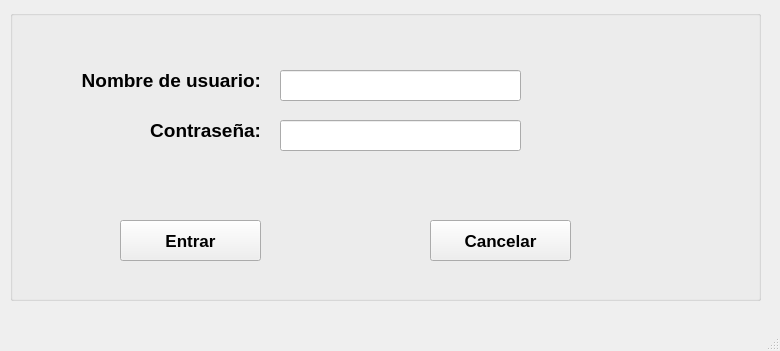
<?xml version="1.0" encoding="UTF-8"?>
<ui version="4.0">
 <class>MainWindow</class>
 <widget class="QMainWindow" name="MainWindow">
  <property name="geometry">
   <rect>
    <x>0</x>
    <y>0</y>
    <width>780</width>
    <height>351</height>
   </rect>
  </property>
  <property name="windowTitle">
   <string>MainWindow</string>
  </property>
  <widget class="QWidget" name="centralwidget">
   <widget class="QGroupBox" name="groupBox">
    <property name="geometry">
     <rect>
      <x>10</x>
      <y>10</y>
      <width>751</width>
      <height>291</height>
     </rect>
    </property>
    <property name="title">
     <string/>
    </property>
    <widget class="QLabel" name="label">
     <property name="geometry">
      <rect>
       <x>60</x>
       <y>50</y>
       <width>191</width>
       <height>41</height>
      </rect>
     </property>
     <property name="font">
      <font>
       <pointsize>14</pointsize>
       <bold>true</bold>
      </font>
     </property>
     <property name="text">
      <string>Nombre de usuario:</string>
     </property>
     <property name="alignment">
      <set>Qt::AlignRight|Qt::AlignTrailing|Qt::AlignVCenter</set>
     </property>
    </widget>
    <widget class="QLabel" name="label_2">
     <property name="geometry">
      <rect>
       <x>80</x>
       <y>100</y>
       <width>171</width>
       <height>41</height>
      </rect>
     </property>
     <property name="font">
      <font>
       <pointsize>14</pointsize>
       <bold>true</bold>
      </font>
     </property>
     <property name="text">
      <string>Contraseña:</string>
     </property>
     <property name="alignment">
      <set>Qt::AlignRight|Qt::AlignTrailing|Qt::AlignVCenter</set>
     </property>
    </widget>
    <widget class="QLineEdit" name="lineEdit_User_Name">
     <property name="geometry">
      <rect>
       <x>270</x>
       <y>60</y>
       <width>241</width>
       <height>31</height>
      </rect>
     </property>
     <property name="font">
      <font>
       <pointsize>12</pointsize>
       <bold>true</bold>
      </font>
     </property>
    </widget>
    <widget class="QLineEdit" name="lineEdit_Password">
     <property name="geometry">
      <rect>
       <x>270</x>
       <y>110</y>
       <width>241</width>
       <height>31</height>
      </rect>
     </property>
     <property name="font">
      <font>
       <pointsize>12</pointsize>
       <bold>true</bold>
      </font>
     </property>
     <property name="echoMode">
      <enum>QLineEdit::Password</enum>
     </property>
    </widget>
    <widget class="QPushButton" name="pushButton_Login">
     <property name="geometry">
      <rect>
       <x>110</x>
       <y>210</y>
       <width>141</width>
       <height>41</height>
      </rect>
     </property>
     <property name="font">
      <font>
       <pointsize>13</pointsize>
       <bold>true</bold>
      </font>
     </property>
     <property name="text">
      <string>Entrar</string>
     </property>
    </widget>
    <widget class="QPushButton" name="pushButton_Cancel">
     <property name="geometry">
      <rect>
       <x>420</x>
       <y>210</y>
       <width>141</width>
       <height>41</height>
      </rect>
     </property>
     <property name="font">
      <font>
       <pointsize>13</pointsize>
       <bold>true</bold>
      </font>
     </property>
     <property name="text">
      <string>Cancelar</string>
     </property>
    </widget>
   </widget>
  </widget>
  <widget class="QMenuBar" name="menubar">
   <property name="geometry">
    <rect>
     <x>0</x>
     <y>0</y>
     <width>780</width>
     <height>21</height>
    </rect>
   </property>
  </widget>
  <widget class="QStatusBar" name="statusbar"/>
 </widget>
 <resources/>
 <connections/>
</ui>
